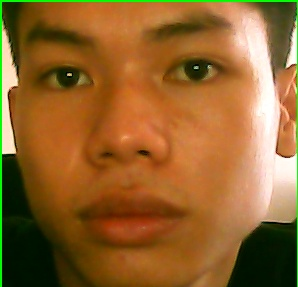
#> input picture python-face/dataSet/2/Tan_2_1.jpg, 298 x 287 px
$ python training_section.py
#> lines starting #> are read from the running program, lines starting #| are printed output that depends on the picture
import cv2
import numpy as np
import os
from PIL import Image

recognizer = cv2.face.LBPHFaceRecognizer_create()

# Tạo đường dẫn tới thư mục chứa ảnh
path = 'dataSet'

def getImageWithId(path, id):
#> called with path = 'dataSet/2', id = '2'
    imagePaths = [os.path.join(path, f) for f in os.listdir(path)]

    faces = []
    IDs = []

    for imagePath in imagePaths:
        faceImg = Image.open(imagePath).convert('L')
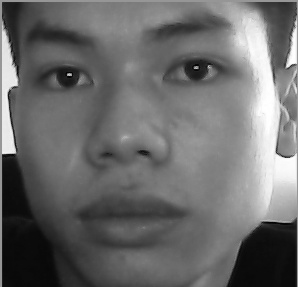
#> faceImg: PIL image 298x287 L; min 2, max 255, mean 106.5

        faceNp = np.array(faceImg, 'uint8')

        # Extract ID from folder name
        Id = int(id)

        faces.append(faceNp)
        IDs.append(Id)

        cv2.imshow('training', faceNp)
        cv2.waitKey(10)

    return faces, IDs

# Lấy danh sách các thư mục con trong thư mục dataSet
for root, dirs, files in os.walk(path):
    for folder_name in dirs:
        folder_path = os.path.join(root, folder_name)
        faces, Ids = getImageWithId(folder_path, folder_name)
#> faces = 1 item; Ids = [2]
        recognizer.update(faces, np.array(Ids))

if not os.path.exists('recognizer'):
    os.makedirs('recognizer')
recognizer.save('recognizer/trainingData.yml')

cv2.destroyAllWindows()
